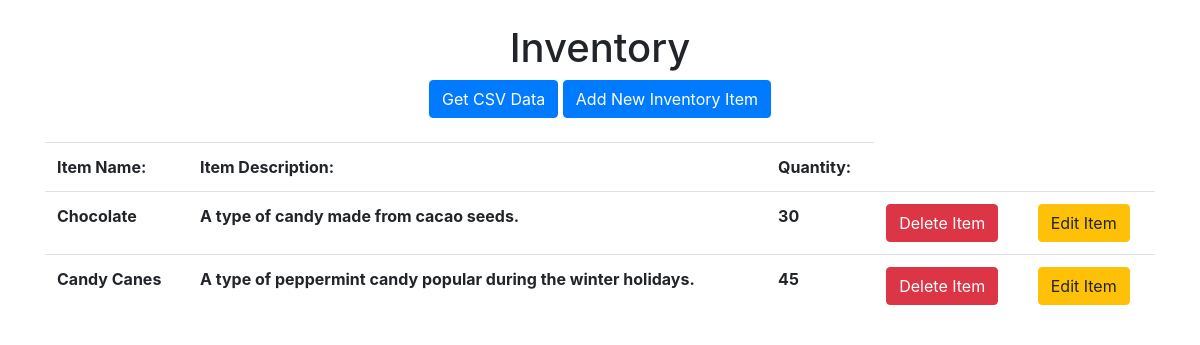
The page / on the database its author committed.
### application/models.py (models this page shows)
class InventoryItem(db.Model):
    id = db.Column(db.Integer, primary_key=True)
    quantity = db.Column(db.Integer)
    name = db.Column(db.String(100))
    description = db.Column(db.String(500))
    date = db.Column(db.DateTime(timezone=True), default=func.now())
    inventoryId = db.Column(db.Integer, db.ForeignKey('inventory.id'))

### application/routes.py (the view)
@routes.route('/', methods=['GET'])
def inventoryList():
    return render_template("inventoryList.html", inventory=Inventory.query.get(1))

### application/templates/inventoryList.html (shortened to what this page needs)
{% extends "base.html" %}
{% block content%}
    <br/>
    <h1 align="center">Inventory</h1>
    <div class="container">
        <div class="row">
            <div class="col text-center">
                <a href="/getProductData" class="btn btn-primary" >Get CSV Data</a>
                <a href="/create" class="btn btn-primary">Add New Inventory Item</a>
            </div>
        </div>
    </div>
    <br/>
    {% if inventory == None or inventory.allInventoryItems|length == 0 %}
        <h2 align="center">Click on the Add New Inventory Item Button to Add an Inventory Item</h2>
    {% else %}
        <table class="table">
            <tr>
                <th scope="col">Item Name:</th>
                <th scope="col">Item Description:</th>
                <th scope="col">Quantity:</th>
            </tr>
            {% for item in inventory.allInventoryItems %}
            <tr>
                <th scope="col">{{ item.name }}</th>
                <th scope="col">{{ item.description }}</th>
                <th scope="col">{{ item.quantity }}</th>
                <th>
                    <form method="POST" action="/delete">
                        <button name="deleteId" class="btn btn-danger" value={{item.id}}>Delete Item</button>
                    </form>
                </th>
                <th>
                    <a href={{item.id}} class="btn btn-warning">Edit Item</a>
                </th>
            </tr>
            {% endfor %}
        </table>
    {% endif %}
{% endblock %}

### application/templates/base.html (shortened to what this page needs)
<!DOCTYPE html>
<html>
  <head>
    <link
      rel="stylesheet"
      href="https://stackpath.bootstrapcdn.com/bootstrap/4.4.1/css/bootstrap.min.css"
    />
  </head>
  <body>
    <div class="container">{% block content %} {% endblock %}</div>
  </body>
</html>

### rows shown on the page
InventoryItem: name "Chocolate", description "A type of candy made from cacao seeds.", quantity "30", {{ item.id }} 1 (drawn)
InventoryItem: name "Candy Canes", description "A type of peppermint candy popular during the winter holidays.", quantity "45", {{ item.id }} 2 (drawn)
